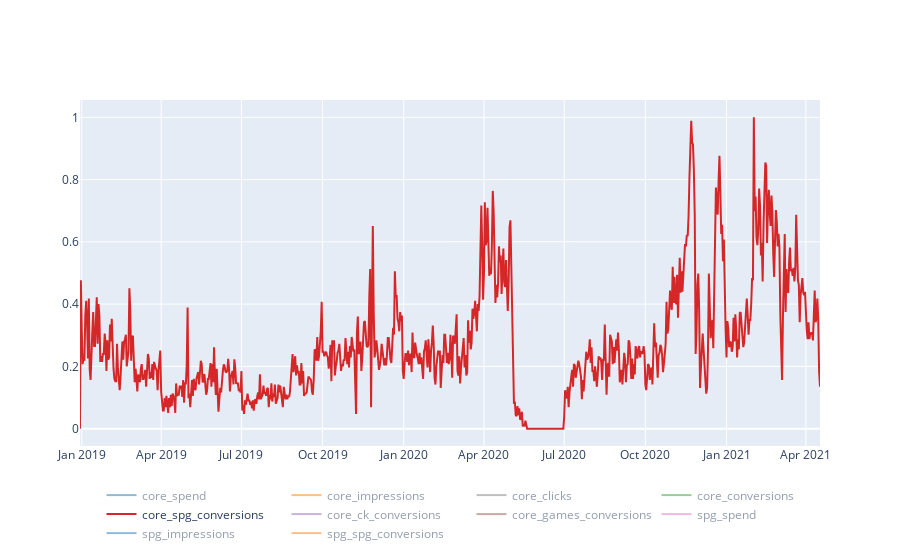

This figure's notebook cell:
### Code cell
plot_variables(df_core_daily, df_core_daily.columns, one_plot=True, scaled=True)

### Figure 1 — Plotly figure (JSON) as saved in the notebook; plotly's stock layout.template omitted (floating-point values rounded to 4 significant figures; data arrays with more than 128 entries replaced by an {"elided": "..."} marker saying what was removed)
{"data": [{"line": {"color": "#1f77b4"}, "name": "core_spend", "type": "scatter", "visible": "legendonly", "x": {"elided": "834 str values"}, "y": {"elided": "834 float values"}}, {"line": {"color": "#ff7f0e"}, "name": "core_impressions", "type": "scatter", "visible": "legendonly", "x": {"elided": "834 str values"}, "y": {"elided": "834 float values"}}, {"line": {"color": "#7f7f7f"}, "name": "core_clicks", "type": "scatter", "visible": "legendonly", "x": {"elided": "834 str values"}, "y": {"elided": "834 float values"}}, {"line": {"color": "#2ca02c"}, "name": "core_conversions", "type": "scatter", "visible": "legendonly", "x": {"elided": "834 str values"}, "y": {"elided": "834 float values"}}, {"line": {"color": "#d62728"}, "name": "core_spg_conversions", "type": "scatter", "visible": true, "x": {"elided": "834 str values"}, "y": {"elided": "834 float values"}}, {"line": {"color": "#9467bd"}, "name": "core_ck_conversions", "type": "scatter", "visible": "legendonly", "x": {"elided": "834 str values"}, "y": {"elided": "834 float values"}}, {"line": {"color": "#8c564b"}, "name": "core_games_conversions", "type": "scatter", "visible": "legendonly", "x": {"elided": "834 str values"}, "y": {"elided": "834 float values"}}, {"line": {"color": "#e377c2"}, "name": "spg_spend", "type": "scatter", "visible": "legendonly", "x": {"elided": "834 str values"}, "y": {"elided": "834 float values"}}, {"line": {"color": "#1f77b4"}, "name": "spg_impressions", "type": "scatter", "visible": "legendonly", "x": {"elided": "834 str values"}, "y": {"elided": "834 float values"}}, {"line": {"color": "#ff7f0e"}, "name": "spg_spg_conversions", "type": "scatter", "visible": "legendonly", "x": {"elided": "834 str values"}, "y": {"elided": "834 float values"}}], "layout": {"autosize": true, "legend": {"orientation": "h", "x": 0.5, "xanchor": "center", "y": -0.1}, "xaxis": {"autorange": true, "range": ["2018-12-30", "2021-04-17"], "type": "date"}, "yaxis": {"autorange": true, "range": [-0.05556, 1.056], "type": "linear"}}}
